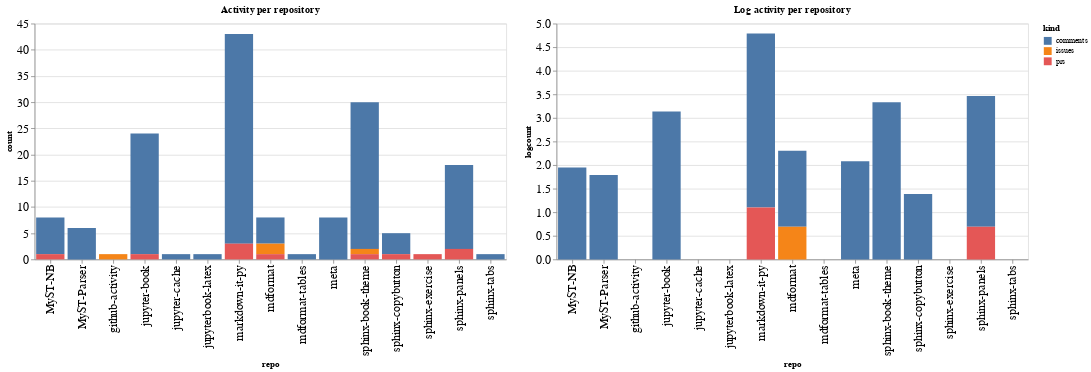

Notebook cell for this chart:
### Code cell
ch1 = alt.Chart(repo_summaries, width=600, title="Activity per repository").mark_bar().encode(
    x='repo',
    y='count',
    color='kind',
    tooltip="kind"
)

ch2 = alt.Chart(repo_summaries, width=600, title="Log activity per repository").mark_bar().encode(
    x='repo',
    y='logcount',
    color='kind',
    tooltip="kind"
)

ch1 | ch2

### Figure 1 — Vega-Lite specification as saved in the notebook (floating-point values rounded to 4 significant figures)
{"config": {"axisLeft": {"labelFontSize": 15}, "axisBottom": {"labelFontSize": 15}}, "hconcat": [{"mark": "bar", "encoding": {"color": {"type": "nominal", "field": "kind"}, "tooltip": {"type": "nominal", "field": "kind"}, "x": {"type": "nominal", "field": "repo"}, "y": {"type": "quantitative", "field": "count"}}, "title": "Activity per repository", "width": 600}, {"mark": "bar", "encoding": {"color": {"type": "nominal", "field": "kind"}, "tooltip": {"type": "nominal", "field": "kind"}, "x": {"type": "nominal", "field": "repo"}, "y": {"type": "quantitative", "field": "logcount"}}, "title": "Log activity per repository", "width": 600}], "data": {"name": "data-0164f049c33f233c8d8ab133a4a03072"}, "$schema": "https://vega.github.io/schema/vega-lite/v4.8.1.json", "datasets": {"data-0164f049c33f233c8d8ab133a4a03072": [{"repo": "MyST-NB", "kind": "comments", "count": 7, "logcount": 1.946}, {"repo": "MyST-NB", "kind": "prs", "count": 1, "logcount": 0.0}, {"repo": "MyST-Parser", "kind": "comments", "count": 6, "logcount": 1.792}, {"repo": "github-activity", "kind": "issues", "count": 1, "logcount": 0.0}, {"repo": "jupyter-book", "kind": "comments", "count": 23, "logcount": 3.135}, {"repo": "jupyter-book", "kind": "prs", "count": 1, "logcount": 0.0}, {"repo": "jupyter-cache", "kind": "comments", "count": 1, "logcount": 0.0}, {"repo": "jupyterbook-latex", "kind": "comments", "count": 1, "logcount": 0.0}, {"repo": "markdown-it-py", "kind": "comments", "count": 40, "logcount": 3.689}, {"repo": "markdown-it-py", "kind": "prs", "count": 3, "logcount": 1.099}, {"repo": "mdformat", "kind": "comments", "count": 5, "logcount": 1.609}, {"repo": "mdformat", "kind": "issues", "count": 2, "logcount": 0.6931}, {"repo": "mdformat", "kind": "prs", "count": 1, "logcount": 0.0}, {"repo": "mdformat-tables", "kind": "comments", "count": 1, "logcount": 0.0}, {"repo": "meta", "kind": "comments", "count": 8, "logcount": 2.079}, {"repo": "sphinx-book-theme", "kind": "comments", "count": 28, "logcount": 3.332}, {"repo": "sphinx-book-theme", "kind": "issues", "count": 1, "logcount": 0.0}, {"repo": "sphinx-book-theme", "kind": "prs", "count": 1, "logcount": 0.0}, {"repo": "sphinx-copybutton", "kind": "comments", "count": 4, "logcount": 1.386}, {"repo": "sphinx-copybutton", "kind": "prs", "count": 1, "logcount": 0.0}, {"repo": "sphinx-exercise", "kind": "prs", "count": 1, "logcount": 0.0}, {"repo": "sphinx-panels", "kind": "comments", "count": 16, "logcount": 2.773}, {"repo": "sphinx-panels", "kind": "prs", "count": 2, "logcount": 0.6931}, {"repo": "sphinx-tabs", "kind": "comments", "count": 1, "logcount": 0.0}]}}
